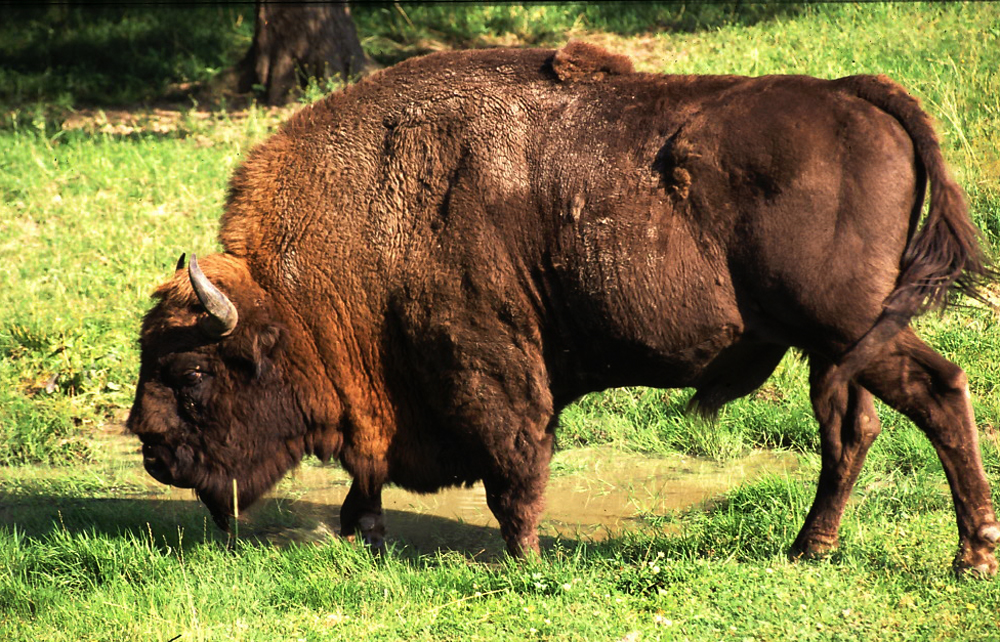
%> input picture Lab03/zubr.jpg, 1000 x 642 px
$ octave lab3_9.m   (GNU Octave 9; MATLAB toolbox functions it lacks are replaced by stand-ins)
%> lines starting %> are read from the running program, lines starting %| are printed output that depends on the picture; in (x1, y1, x2, y2) boxes, pixels count from 0 and x2, y2 are one past the last pixel; in counts of white or black regions, pixels touching at a corner belong together; the program's own positions count from 1
clear;clc;

im = rgb2gray(double(imread('zubr.jpg'))/255);
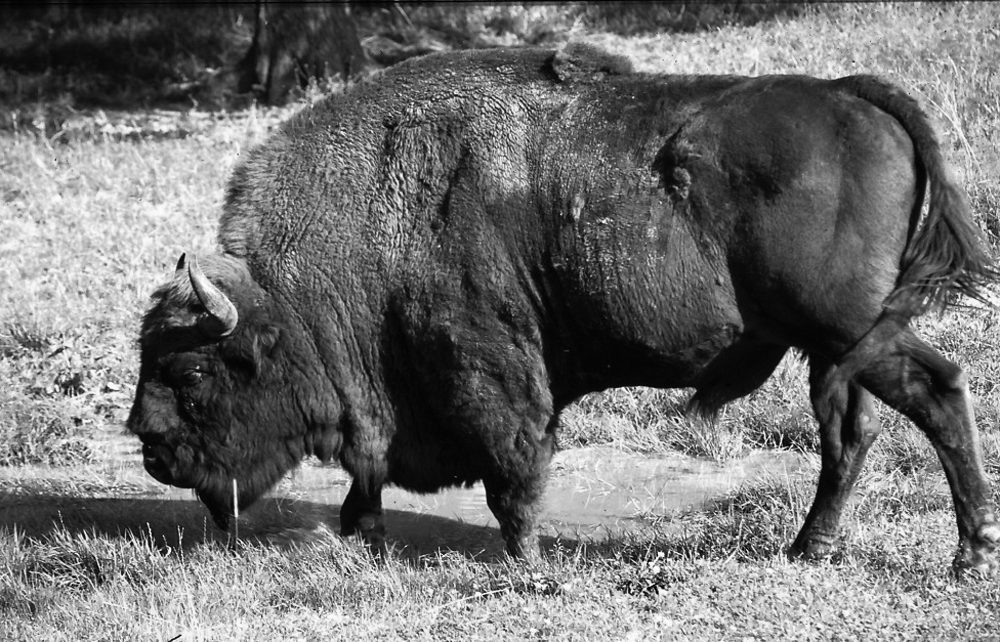
%> im: size 642x1000 double; min 0, max 1, mean 0.438

avgIm = .55;
bim = imbinarize(im, avgIm);
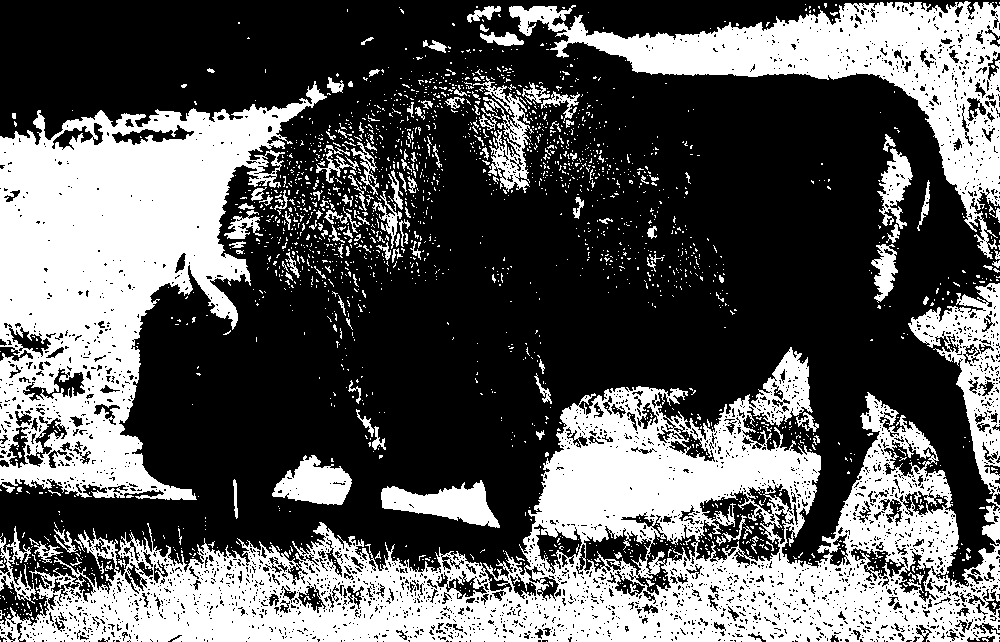
%> bim: size 642x1000 logical; 36.5% white; 2127 white regions (1977 under 20 px), largest, box (x1, y1, x2, y2) and area: (0, 283, 1000, 642) 111996, (0, 81, 327, 500) 64343, (509, 1, 1000, 259) 30304
bim = ~bim;

fim = bim - imerode(bim, ones(3)); % krawedzie zewnetrzne
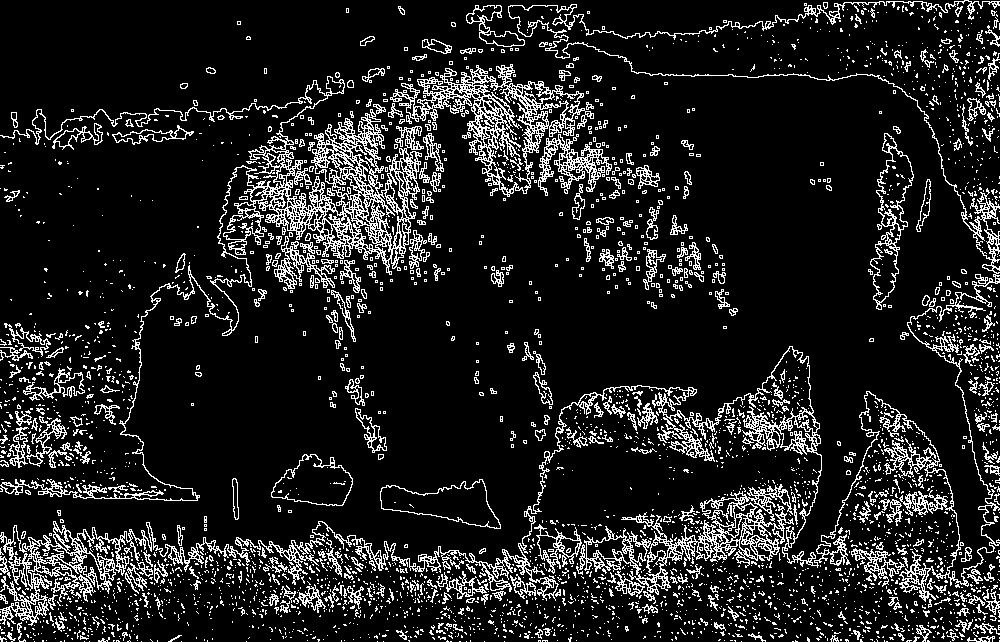
%> fim: size 642x1000 double; values 0 (black) and 1 (white), 12.6% white in thin lines or dots
% same krawedzie
fim2 = imdilate(bim, ones(3)) - bim; % krawedzie wewnetrzne
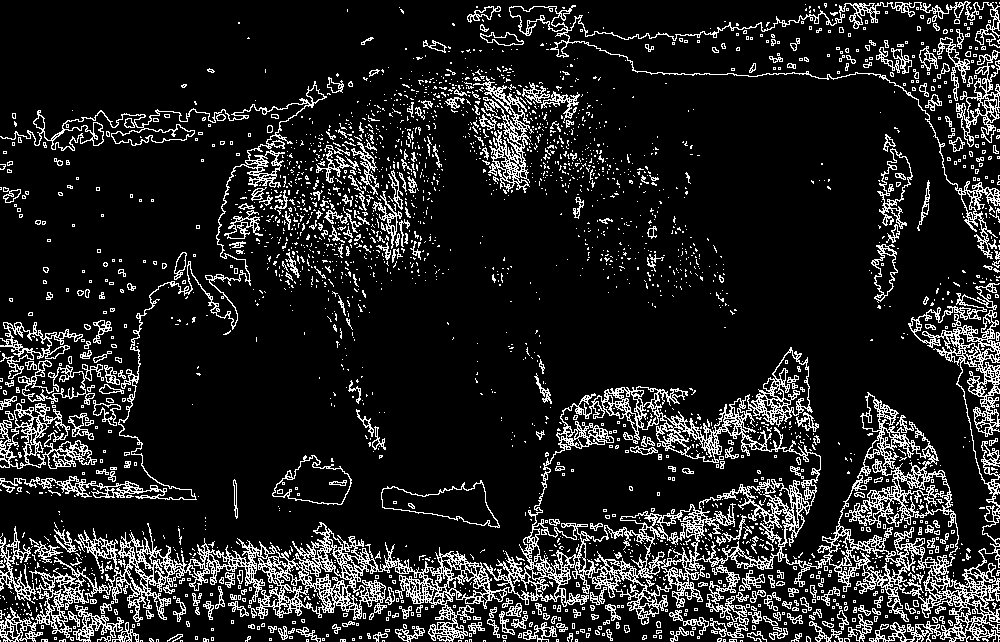
%> fim2: size 642x1000 double; values 0 (black) and 1 (white), 13.7% white in thin lines or dots

f = -ones(3);
f(5) = 8;

fim = imfilter(bim, f); % tez znalezienie krawedzi - wyglada tak jak erode
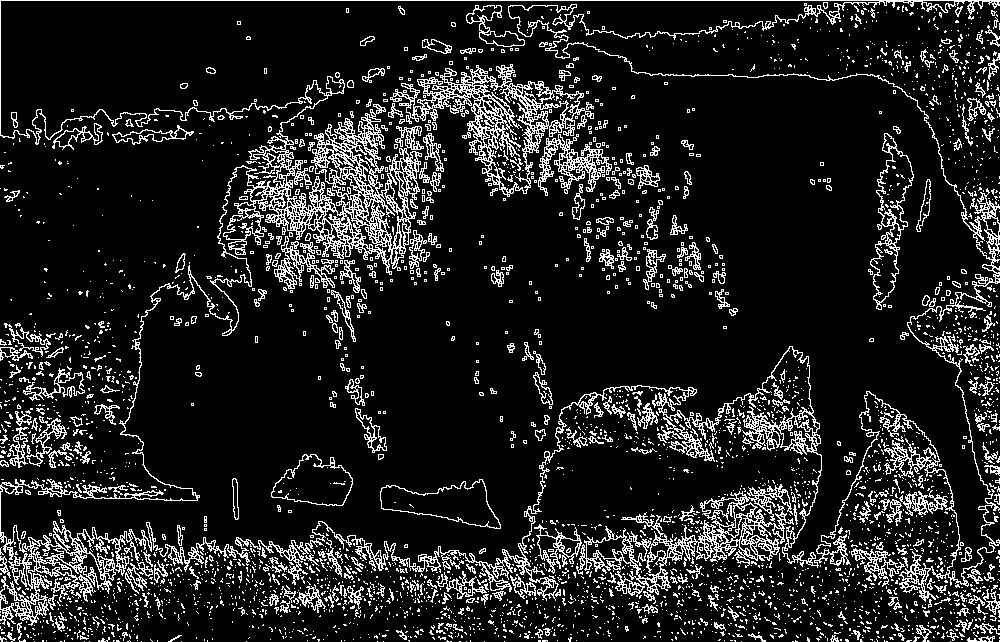
%> fim: size 642x1000 logical; 12.8% white in thin lines or dots

imshow(bim);
figure;
imshow(fim);
figure;
imshow(fim2);
